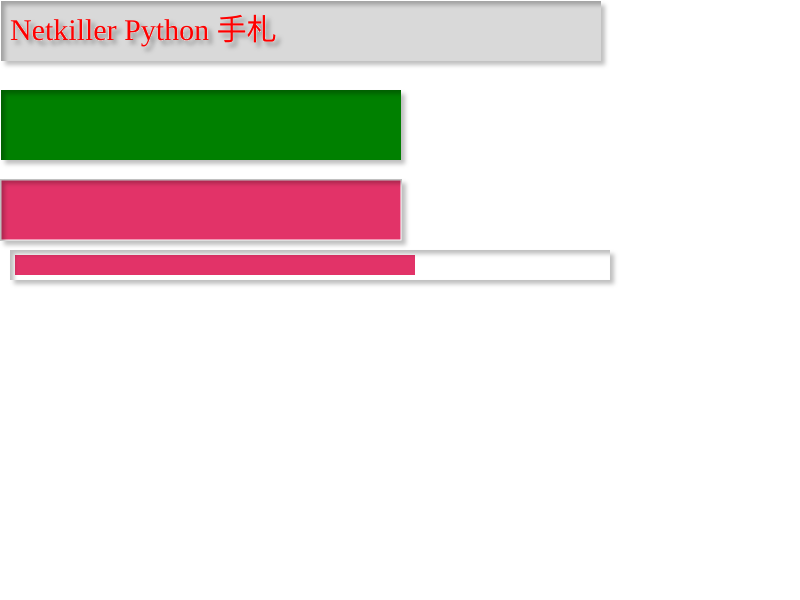

Generate this figure with Python:
import os
import sys

# module = os.path.dirname(os.path.dirname(os.path.abspath(__file__)))
sys.path.insert(0, ".")
# sys.path.insert(1, module)
src = os.path.join(os.path.dirname(os.path.dirname(os.path.dirname(os.getcwd()))), 'src')
sys.path.insert(1, src)
# print(src)
# print(module)

try:
    from netkiller.svg.ScalableVectorGraphics import Svg
    from netkiller.svg.elements import Rectangle, Group, Text
    from netkiller.svg.filter import Filter, feOffset, feGaussianBlur, feComposite, feColorMatrix, feBlend


except ImportError as err:
    print("Error: %s" % (err))
    exit()


def main():
    svg = Svg(800, 600)
    # svg.link("style.css")
    svg.title("Netkiller Python 手札")
    svg.desc("https://www.netkiller.cn")
    filter = Filter(id="glass", filterUnits="userSpaceOnUse", color_interpolation_filters="sRGB")
    filter.append(feColorMatrix(inn="SourceAlpha", type="matrix", values="0 0 0 0 0 0 0 0 0 0 0 0 0 0 0 0 0 0 127 0",
                                result="hardAlpha"))

    filter.append(feOffset(dx="4", dy="4"))
    filter.append(feGaussianBlur(stdDeviation="2"))
    filter.append(feColorMatrix(type="matrix", values="0 0 0 0 0 0 0 0 0 0 0 0 0 0 0 0 0 0 0.25 0"))
    filter.append(feBlend(mode="normal", inn="SourceGraphic", in2="effect1_dropShadow_130_286", result="shape"))

    # 内
    filter.append(feOffset(dx="4", dy="4"))
    filter.append(feGaussianBlur(stdDeviation="2"))
    filter.append(feComposite(in2="hardAlpha", operator="arithmetic", k2="-1", k3="1"))
    filter.append(feColorMatrix(type="matrix", values="0 0 0 0 0 0 0 0 0 0 0 0 0 0 0 0 0 0 0.25 0"))
    filter.append(feBlend(mode="normal", in2="shape", result="effect2_innerShadow_130_286"))

    filterText = Filter(id="text", filterUnits="userSpaceOnUse", color_interpolation_filters="sRGB").append(
        feColorMatrix(inn="SourceAlpha", type="matrix", values="0 0 0 0 0 0 0 0 0 0 0 0 0 0 0 0 0 0 127 0",
                      result="hardAlpha")
    ).append(
        feOffset(dx="4", dy="4")
    ).append(
        feGaussianBlur(stdDeviation="2")
    ).append(
        feComposite(in2="hardAlpha", operator="out")
    ).append(
        feColorMatrix(type="matrix", values="0 0 0 0 0 0 0 0 0 0 0 0 0 0 0 0 0 0 0.25 0")).append(
        feBlend(mode="normal", inn="SourceGraphic", in2="effect1_dropShadow_103_1497", result="shape")
    )

    svg.defs(filter, filterText)

    g = Group(filter="url(#glass)")
    g.append(Rectangle(x="1", y="1", width="600", height="60", stroke="none", fill="#D9D9D9"))
    g.append(Text("Netkiller Python 手札", 10, 40, font_size=30, stroke="none", fill="red", filter="url(#text)"))
    svg.append(g)
    svg.append(
        Rectangle(x="1", y="180", width="400", height="60", stroke="white", fill="#E23368", filter="url(#glass)"))
    svg.append(Rectangle(x="1",
                         y="90",
                         width="400",
                         height="70",
                         stroke="none",
                         fill="green",
                         filter="url(#glass)"))

    g = Group(filter="url(#glass)")
    g.append(Rectangle(x="10", y="250", width="600", height="30", stroke="none", fill="white"))
    g.append(
        Rectangle(x="15", y="255", width="400", height="20", stroke="none", fill="#E23368"))
    svg.append(g)

    svg.save('glass.svg')


if __name__ == "__main__":
    main()
